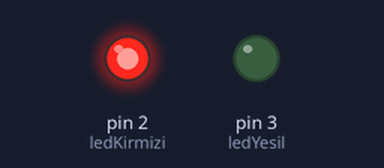
A sketch run on a simulated Arduino Uno, built with avr-gcc and run on an emulated ATmega328P. Shown: output pins drawn as LEDs (lit = HIGH).

Above: at 0.03 s.
At 1.35 s:
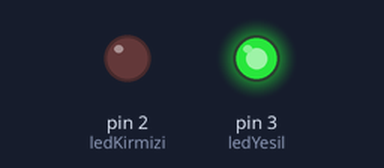
At 2.85 s:
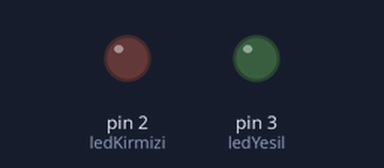
Timing chart, 0 to 3.1 s (numbered marks = the images above):
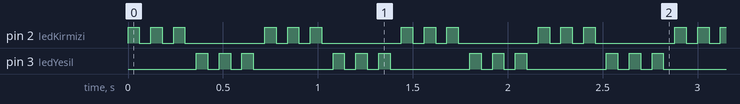

The sketch:

aircraft_lighting.ino
```cpp
int sure = 60;
int ledKirmizi = 2;
int ledYesil = 3;
void setup() {
   pinMode(ledKirmizi,OUTPUT);
   pinMode(ledYesil,OUTPUT);
}
void loop() {
   for(int i=0;i<3;i++){
      digitalWrite(ledKirmizi,HIGH);
      delay(sure);
      digitalWrite(ledKirmizi,LOW);
      delay(sure);
   }
   for(int i=0;i<3;i++){
      digitalWrite(ledYesil,HIGH);
      delay(sure);
      digitalWrite(ledYesil,LOW);
      delay(sure);
   }
}
```

Measured:
- by itself, pin 2 (ledKirmizi), pin 3 (ledYesil): repeats every 0.72 s: 2 × (LOW 0.06 s, HIGH 0.06 s), LOW 0.42 s, HIGH 0.06 s
